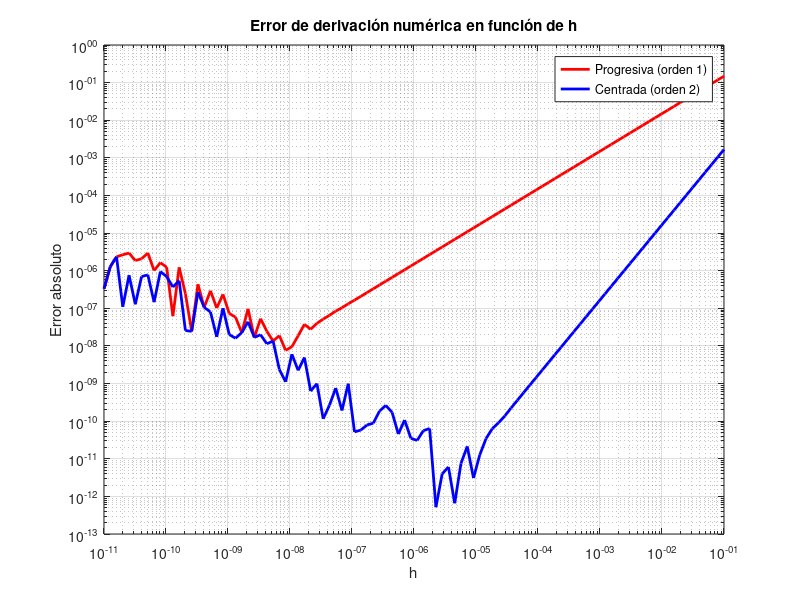

Reproduce this figure in MATLAB.
clear; clc;

% -----------------------------------
% Datos del problema
% -----------------------------------
f = @(x) exp(x) - 2*x.^2 + 3*x - 1;
df = @(x) exp(x) - 4*x + 3;  % derivada exacta
f2 = @(x) exp(x) - 4;        % segunda derivada
x0 = 0;
df_exacta = df(x0);  % f'(0) = 1 + 3 = 4

% Vector de h (logarítmicamente espaciado)
h = logspace(-11, -1, 100);

% Inicializar errores
error_prog = zeros(size(h));
error_cent = zeros(size(h));

% -----------------------------------
% Incisos (a) y (c): derivación numérica
% -----------------------------------
for i = 1:length(h)
    % Derivada progresiva (2 puntos)
    df_prog = (f(x0 + h(i)) - f(x0)) / h(i);
    error_prog(i) = abs(df_exacta - df_prog);
    
    % Derivada centrada (3 puntos)
    df_cent = (f(x0 + h(i)) - f(x0 - h(i))) / (2*h(i));
    error_cent(i) = abs(df_exacta - df_cent);
end

% -----------------------------------
% Inciso (b): Verificación de cota teórica
% -----------------------------------
h0 = 0.1;
df_num = (f(x0 + h0) - f(x0)) / h0;
error_real = abs(df_exacta - df_num);

% Estimar ||f''|| en [0, 0.1]
x_vals = linspace(0, h0, 1000);
norma_f2 = max(abs(f2(x_vals)));
cota_teorica = (1/2) * norma_f2 * h0;

fprintf('--- Inciso (b) ---\n');
fprintf('h = %.2f\n', h0);
fprintf('Error real = %.6e\n', error_real);
fprintf('Cota teórica = %.6e\n', cota_teorica);


% Función auxiliar tipo ternario
function out = ternary(cond, a, b)
    if cond
        out = a;
    else
        out = b;
    end
end
fprintf('¿Cumple la cota? %s\n\n', ternary(error_real <= cota_teorica, 'Sí', 'No'));

% -----------------------------------
% Gráfico comparativo (incisos a y c)
% -----------------------------------
figure;
loglog(h, error_prog, 'r-', 'LineWidth', 2); hold on;
loglog(h, error_cent, 'b-', 'LineWidth', 2);
xlabel('h');
ylabel('Error absoluto');
title('Error de derivación numérica en función de h');
legend('Progresiva (orden 1)', 'Centrada (orden 2)', 'Location', 'best');
grid on;
